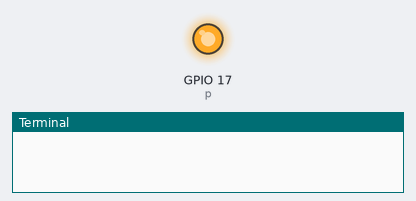
Bench run of a program on a simulated Raspberry Pi (BCM pin numbers). Shown: output pins drawn as LEDs (lit = HIGH), the last lines printed to the terminal.

Above: at 0.1 s.
At 2.1 s:
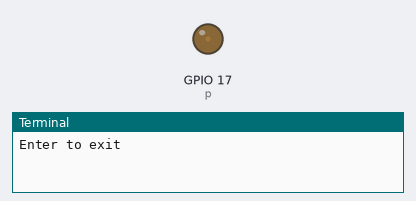
Timing chart, 0 to 3.6 s (numbered marks = the images above):
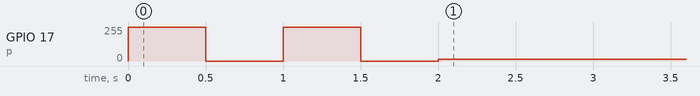

The program:

main.py
```python
import RPi.GPIO as GPIO
import time


GPIO.setmode(GPIO.BCM)
GPIO.setwarnings(False)
GPIO.setup(17, GPIO.OUT)

try:
    for i in range(2):
        GPIO.output(17, GPIO.HIGH)
        time.sleep(0.5)
        GPIO.output(17, GPIO.LOW)
        time.sleep(0.5)

    p = GPIO.PWM(17, 50)
    p.start(0)
    p.ChangeDutyCycle(5)

    input('Enter to exit')
    #try:
    #    while True:
    #        for dc in range(0, 101, 5):
    #            p.ChangeDutyCycle(dc)
    #            time.sleep(0.02)
    #        for dc in range(100, -1, -5):
    #            p.ChangeDutyCycle(dc)
    #            time.sleep(0.02)
    #except KeyboardInterrupt:
    #    pass

    p.stop()
finally:
    GPIO.output(17, GPIO.LOW)
    GPIO.cleanup()
```
